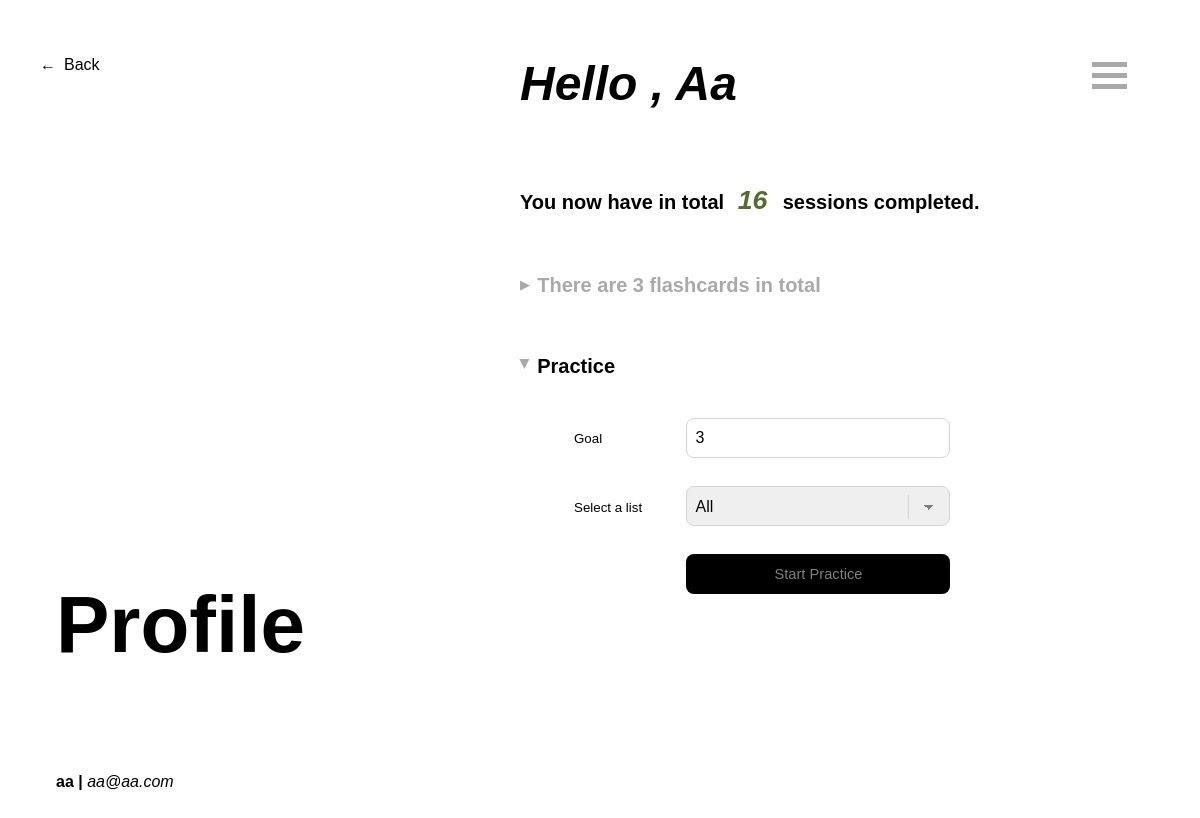
The app's page /user/aa (signed in) with its own data.
### models.py (models this page shows, shortened)
class User(UserMixin, db.Model):
    __tablename__ = 'users'
    id = db.Column(db.Integer, primary_key = True)
    username = db.Column(db.String(30), index = True)
    email = db.Column(db.String(120), index = True, unique = True)
    password_hash = db.Column(db.String(128))
    daily_goal = db.Column(db.Integer, nullable=True)
    completeNum = db.Column(db.Integer, default=0)
    lists = db.relationship('List', secondary=list_user, back_populates='users', cascade='all, delete')
    words = db.relationship('Word', secondary=word_user, back_populates='users', cascade='all, delete')

### routes/user_routes.py (the view)
@user_bp.route('/user/<username>')
@login_required
@check_username_match
def profile(username):
    if not current_user:
        return redirect(url_for('login.login'))
    if 'last_visit_app' not in session or elaspedTime(session['last_visit_app'], datetime.today()) > 3:
        session['last_visit_app'] = datetime.today()
        for w in current_user.words:
            w.updatePriorityTime()
        db.session.commit()
        print('update priority')
    return render_template('profile.html', user=current_user)

### app.py (called while the page is built)
@app.before_request
def check_session_lifetime():
    if request.blueprint == 'guests':
        app.permanent_session_lifetime = timedelta(minutes=30)
    elif request.blueprint == 'user' and not session.get('user_id'):
        app.permanent_session_lifetime = timedelta(minutes=30)
    else:
        app.permanent_session_lifetime = timedelta(days=7)

### functions.py (called while the page is built, shortened)
def elaspedTime(day1, day2):
    if not isinstance(day1, str):
        day1 = day1.strftime("%Y/%m/%d")
    if not isinstance(day2, str):
        day2 = day2.strftime("%Y/%m/%d")
    res = (datetime.strptime(day2, "%Y/%m/%d") - datetime.strptime(day1, "%Y/%m/%d")).days
    return res

def priorityChange(last_visit, mode=None, cur_priority = None):
    if not isinstance(last_visit, str):
        last_visit = last_visit.strftime('%Y/%m/%d')
    if not mode and not cur_priority:
        daydiff = elaspedTime(last_visit, today)
        if daydiff != 0:
            return priorityFunction(daydiff)
    else:
        raise Exception('wrong parameters for pritoryChange function')

def priorityFunction(daydiff):
    if daydiff > 0:
        return int(math.log(abs(daydiff))) * 2
    else:
        return int(math.log(abs(daydiff))) * (-2)

### models.py (called while the page is built)
    def updatePriorityTime(self):
        pdiff = priorityChange(self.last_visit)
        if pdiff:
            self.priority += pdiff

### routes/user_routes.py (called while the page is built)
@login_manager.user_loader
def load_user(id):
    return User.query.get(int(id))

def check_username_match(func):
    @wraps(func)
    def wrapper(username, *args, **kwargs):
        if username != current_user.username:
            return redirect(url_for('login.login'))
        return func(username, *args, **kwargs)
    return wrapper

### templates/profile.html (shortened to what this page needs)
{% extends "_menu.html" %}
{% block styles2 %}
<link rel="stylesheet" type="text/css" href="{{ url_for('static', filename='css/content-forms.css') }}">
<link rel="stylesheet" type="text/css" href="{{ url_for('static', filename='css/content-general.css') }}">
{% endblock %}
{% block title2 %}
<h1>Profile</h1>
{% endblock %}
{% block content2 %}
<h1>Hello
    {% if current_user.is_authenticated %}, {{ user.username }} {% endif %}
</h1><br>
<h3>You now have in total <span class="large-font">
    {% if current_user.is_authenticated %} {{ current_user.completeNum }}
    {% else %} {{ session.get('completeNum') }}
    {% endif %} </span>
    sessions completed.</h3><br>
<a class="profile-opt"
{% if current_user.is_authenticated %} href='/user/{{ user.username }}/flashcards'
{% else %} href="/guest/flashcards"
{% endif %}>There are {{ user.words | length }} flashcards in total</a><br>
<div class="hidden-form">
    <h3 class='toggle-title change' id="toggle-form" onclick="iconTransform(this, ['form-practice'])">Practice</h3>
    <form class="form-jinja" id="form-practice"
    {% if current_user.is_authenticated %} action="/user/{{ user.username }}/practice/start"
    {% else %} action="/guest/practice/start"
    {% endif %}
    method="POST">
        <div>
            <label class='form-label' for="goal">Goal</label>
            <input class="form-input" type="number" id='goal' name="goal" min="1" max="{{ user.words | length }}"
            value="{{ 7 if user.words | length >= 7 else user.words | length }}">
        </div>
        <div>
            <label class='form-label' for="list">Select a list</label>
            <select class='form-select' id="list" name="list">
                <option value="all" selected>All</option>
            </select>
        </div>
        <div>
            <input class="form-button" type="submit" value="Start Practice">
        </div>
    </form>
</div>
{% endblock %}

### templates/_menu.html (shortened to what this page needs)
{% extends '_base.html' %}
{% block styles %}
<link rel="stylesheet" type="text/css" href="{{ url_for('static', filename='css/style-menu.css') }}">
{% block styles2 %}{% endblock %}
{% endblock %}
{% block title %}
<div class="go-back">
    <p onclick="history.back()">Back</p>
</div>
{% block title2 %}{% endblock %}
<div class="info">
    <p><strong>
        {% if current_user.is_authenticated %} {{ current_user.username }} |
        {% else %} Guest
        {% endif %}
    </strong>
    {% if current_user.is_authenticated %} <em>{{ current_user.email }}</em>
    {% endif %}
</div>
{% endblock %}
{% block content %}
{% block content2 %}{% endblock %}
<div class="center-menu">
    <div id='menu-icon' class="menu-icon" onclick="iconTransform(this, ['menu'])">
      <div class="bar1"></div>
      <div class="bar2"></div>
      <div class="bar3"></div>
    </div>
</div>
{% endblock %}

### static/css/style-base.css (style rules this page uses)
* { margin: 0; padding: 0; font-family: Arial, Helvetica, sans-serif; }
.title h1 { font-size: min(5em, 8vw); overflow: hidden; position: absolute; bottom: 20vh; width: 100%; text-align: left; padding-left: 7vh; }
.info p { display: inline-block; font-size: 2vh; position: absolute; bottom: 5vh; left: 7vh }
.go-back { width: max-content; position: absolute; top: 7vh; left: 5vh }
.go-back p::before, .go-back p { display: inline-block; font-size: min(14pt, 2vh); vertical-align: baseline; }
.go-back p::before { content: '\2190'; padding-right: 1vh; }

### static/css/style-menu.css (style rules this page uses)
.center-menu { position: fixed; right: 0; top: 0; height: 100%; width: 12%; }
.menu-icon { position: relative; top: 7vh; left: 3vw; align-items: right; margin-right: 5vh; z-index: 1; cursor: pointer; }
.bar1, .bar2, .bar3 { width: 35px; height: 5px; background-color: darkgray; margin: 6px 0; transition: 0.4s; }

### static/css/content-forms.css (style rules this page uses)
.hidden-form { height: max-content; min-height: 50vh; }
.form-jinja, .form-html { width: 80%; position: relative; left: 10%; margin-top: 2vh }
.form-title, .profile-opt, .toggle-title { color: darkgray; padding: 2vh 0 3vh 0; z-index: 1; font-size: max(2.5vh, 9pt); font-weight: 800; }
.form-jinja div, .from-html div { padding-bottom: 2vh; }
.form-label { font-size: min(10pt, 2vh); width: 8vw; padding-right: 1vw; text-align: left; vertical-align: middle; display: inline-block; }
.form-input, .form-textarea, .form-select { width: 22vw; border-radius: 1vh; box-shadow: none; border: lightgray solid 1px; font-size: min(12pt, 2vh); padding: 1vh; margin-bottom: 1.5vh; }
.form-input, .form-select { height: 5vh; }
.form-button, .form-link, .form-button-im, .form-link-left { height: 5vh; width: 22vw; box-shadow: none; outline: none; border: none; border-radius: 1vh; font-size: min(11pt, 2vh); text-align: center; }
.form-button, .form-button-im { background-color: black; color: grey; }
a.profile-opt { color: darkgray; display: block; padding-bottom: 3vh; font-size: max(2.5vh, 9pt); font-weight: 800; text-decoration: none; }
.profile-opt::before, .toggle-title::before, .icon::before { display: inline-block; color: darkgray; padding: 0 1vh 0.5vh 0; content: '\25B6'; font-size: 1.5vh; vertical-align: middle; }
h3.change, h4.change { color: black; }
h3.change::before, h4.change::before { content: '\25B6'; transform: translate(-33%, 0) rotate(90deg); }
.form-select { -webkit-box-sizing: border-box; -moz-box-sizing: border-box; box-sizing: border-box; appearance: none; }
.form-select { background-image: linear-gradient(45deg, transparent 50%, gray 50%), linear-gradient(135deg, gray 50%, transparent 50%), linear-gradient(to right, lightgray, lightgray); background-position: calc(100% - 20px) calc(1em + 2px), calc(100% - 15px) calc(1em + 2px), calc(100% - 2.5em) 0.5em; background-size: 5px 5px, 5px 5px, 1px 1.5em; background-repeat: no-repeat; }

### static/css/content-general.css (style rules this page uses)
.content h1 { font-size: min(3em, 7vh); font-style: oblique; padding: 0 0 5vh 0; text-transform: capitalize; }
h3 { font-size: max(2.5vh, 9pt); font-weight: 800; padding: 2vh 0 3vh 0; }
span.large-font { font-size: min(20pt, 6vh); font-style: italic; font-weight: 600; vertical-align: baseline; color: darkolivegreen; padding: 0 1vh; }

### records on screen
User: username "aa", email "aa@aa.com", username "Aa", completeNum "16"

### other values on screen
{{ user.words | length }} "3"
